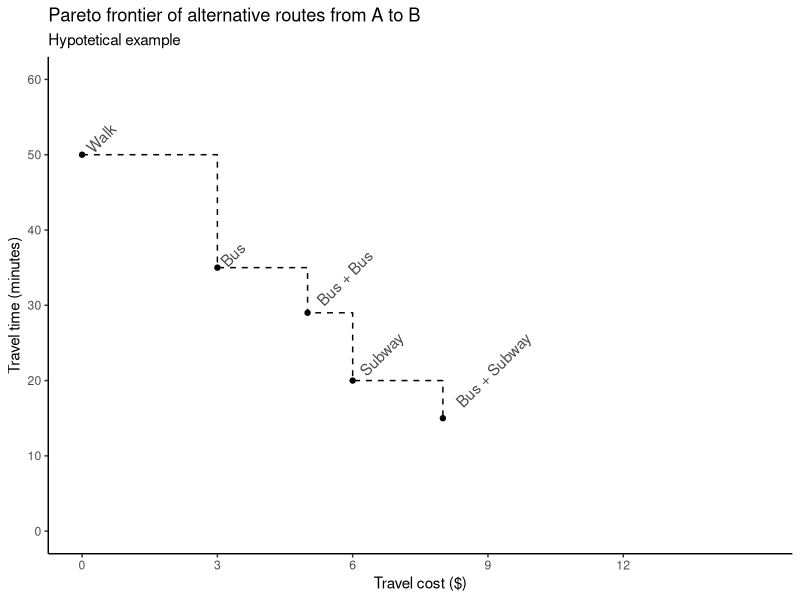

Write R code to recreate this figure.
## ---- chunk 1
knitr::opts_chunk$set(
  collapse = TRUE,
  comment = "#>"
)
## ---- chunk 2
library(ggplot2)

# data.frame
df <- structure(list(option = c(1, 2, 3, 4, 5), 
                     modes = c("Walk", "Bus","Bus + Bus", "Subway", "Bus + Subway"), 
                     time = c(50, 35, 29, 20, 15), 
                     cost = c(0, 3, 5, 6, 8)), class = "data.frame", 
                row.names = c(NA, -5L))

# figure
ggplot(data=df, aes(x=cost, y=time, label = modes)) + 
  geom_step(linetype = "dashed") +
  geom_point() +
  geom_text(color='gray30', hjust = -.2, nudge_x = 0.05, angle = 45) +
  labs(title='Pareto frontier of alternative routes from A to B', subtitle = 'Hypotetical example') +
  scale_x_continuous(name="Travel cost ($)", breaks=seq(0,12,3)) +
  scale_y_continuous(name="Travel time (minutes)", breaks=seq(0,60,10)) +
  coord_cartesian(xlim = c(0,15), ylim = c(0, 60)) +
  theme_classic()
